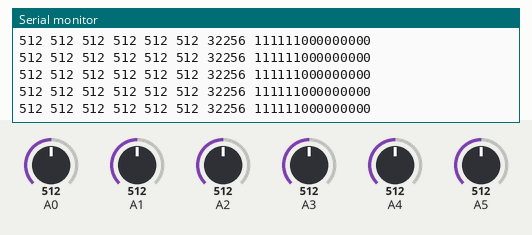
This sketch was run on a simulated Arduino Uno, built with avr-gcc and run on an emulated ATmega328P. On the bench: the last lines printed to the serial monitor. The test bench sets the inputs (shaded band); at power-on: A2 = 512, A0 = 512, A1 = 512, A3 = 512, A4 = 512, A5 = 512.

Above: at 1.2 s.
1.3 s: A2 set to 621
At 1.39 s:
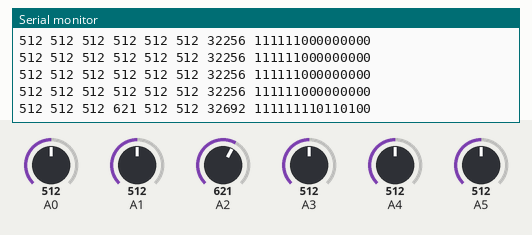
2.8 s: A2 set to 652
At 2.95 s:
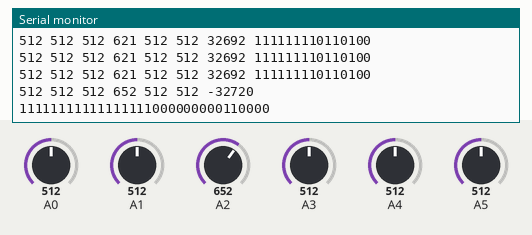
5.8 s: A0 set to 109
At 5.86 s:
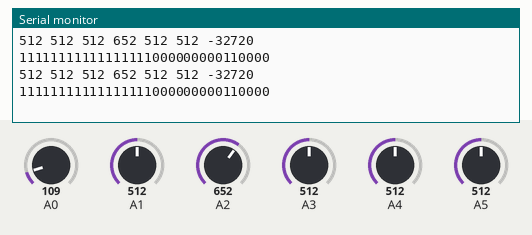
7.3 s: A0 set to 92
At 7.31 s:
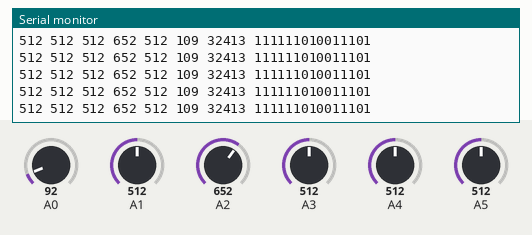
8.8 s: A1 set to 107
At 8.8 s:
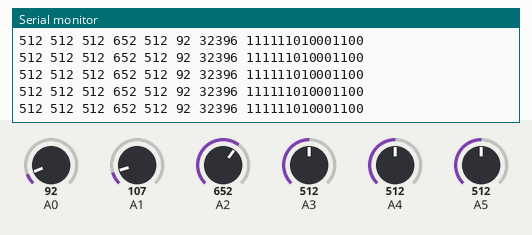
11.8 s: A1 set to 91
At 11.81 s:
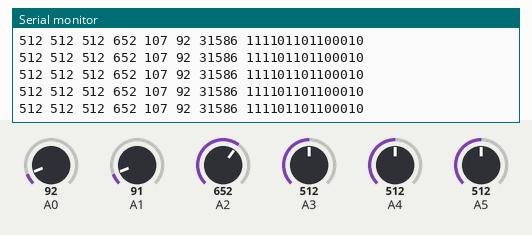
Timing chart, 0 to 14.3 s (numbered marks = the images above; inputs shaded):
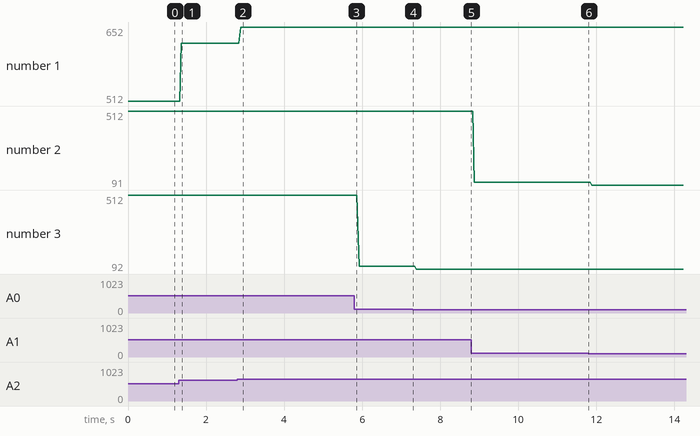

The sketch:

sketch_aug24a.ino
```cpp
int s1, s2, s3, s4, s5, s6;
int reading;
void setup() {
  Serial.begin(9600);

}

void loop() {
  sensor(); //ctrl+shift+n to create a new tab
  show();
  //  if(reading == 0b001100) go();
  //  if(reading == 0b111100) left(); // these are demo moves to give you a slight idea how we are going to follow line.
}
```

sensor.ino
```cpp
void sensor() {
  s1 = analogRead(0); //storing analog values of each sensors
  s2 = analogRead(1);
  s3 = analogRead(2);
  s4 = analogRead(3);
  s5 = analogRead(4);
  s6 = analogRead(5);

//  if (s1 > 300) s1 = 1;  //digital converting code
//  else s1 = 0;
//  if (s2 > 300) s2 = 1;
//  else s2 = 0;
//  if (s3 > 300) s3 = 1;
//  else s3 = 0;
//  if (s4 > 300) s4 = 1;
//  else s4 = 0;
//  if (s5 > 300) s5 = 1;
//  else s5 = 0;
//  if (s6 > 300) s6 = 1;
//  else s6 = 0;

  reading = s1 * 1 + s2 * 2 + s3 * 4 + s4 * 8 + s5 * 16 + s6 * 32; //we are combining all the sensor values assuming they are giving binary output
}


void show() {
  Serial.print(s6);
  Serial.print(" ");
  Serial.print(s5);
  Serial.print(" ");
  Serial.print(s4);
  Serial.print(" ");
  Serial.print(s3);
  Serial.print(" ");
  Serial.print(s2);
  Serial.print(" ");
  Serial.print(s1);
  Serial.print(" ");
  Serial.print(reading);
  Serial.print(" ");
  Serial.println(reading, BIN); //this time we will see value of variable 'reading'....but in binary format
}
```

Measured:
- after the input at 1.3 s, the serial monitor: prints a new line after 0.07 s (image 1)
- after the input at 2.8 s, the serial monitor: prints a new line after 0.08 s (image 2)
- plotted number 1: 512 → 621 after the input at 1.3 s, 621 → 652 after the input at 2.8 s
- plotted number 2: 512 → 107 after the input at 8.8 s, 107 → 91 after the input at 11.8 s
- plotted number 3: 512 → 109 after the input at 5.8 s, 109 → 92 after the input at 7.3 s
